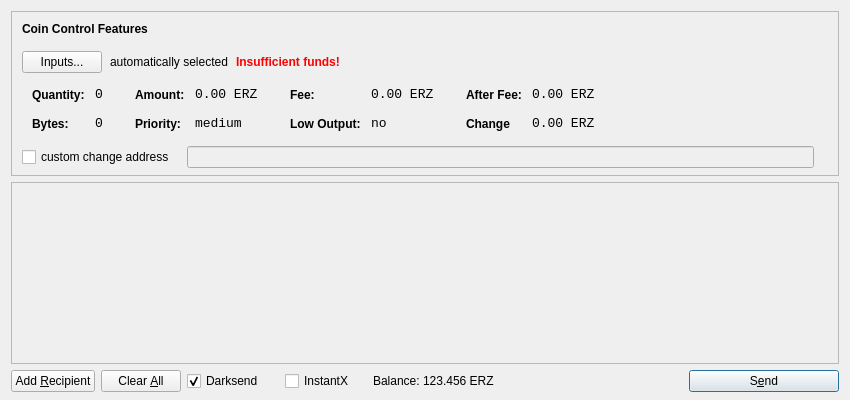
<?xml version="1.0" encoding="UTF-8"?>
<ui version="4.0">
 <class>SendCoinsDialog</class>
 <widget class="QDialog" name="SendCoinsDialog">
  <property name="geometry">
   <rect>
    <x>0</x>
    <y>0</y>
    <width>850</width>
    <height>400</height>
   </rect>
  </property>
  <property name="windowTitle">
   <string>Send Coins</string>
  </property>
  <layout class="QVBoxLayout" name="verticalLayout" stretch="0,1,0">
   <property name="bottomMargin">
    <number>8</number>
   </property>
   <item>
    <widget class="QFrame" name="frameCoinControl">
     <property name="sizePolicy">
      <sizepolicy hsizetype="Expanding" vsizetype="Expanding">
       <horstretch>0</horstretch>
       <verstretch>0</verstretch>
      </sizepolicy>
     </property>
     <property name="maximumSize">
      <size>
       <width>16777215</width>
       <height>16777215</height>
      </size>
     </property>
     <property name="frameShape">
      <enum>QFrame::StyledPanel</enum>
     </property>
     <property name="frameShadow">
      <enum>QFrame::Sunken</enum>
     </property>
     <layout class="QVBoxLayout" name="verticalLayoutCoinControl2">
      <property name="spacing">
       <number>-1</number>
      </property>
      <property name="leftMargin">
       <number>0</number>
      </property>
      <property name="topMargin">
       <number>0</number>
      </property>
      <property name="rightMargin">
       <number>0</number>
      </property>
      <property name="bottomMargin">
       <number>6</number>
      </property>
      <item>
       <layout class="QVBoxLayout" name="verticalLayoutCoinControl" stretch="0,0,0,0,1">
        <property name="spacing">
         <number>0</number>
        </property>
        <property name="leftMargin">
         <number>10</number>
        </property>
        <property name="topMargin">
         <number>10</number>
        </property>
        <item>
         <layout class="QHBoxLayout" name="horizontalLayoutCoinControl1">
          <property name="bottomMargin">
           <number>15</number>
          </property>
          <item>
           <widget class="QLabel" name="labelCoinControlFeatures">
            <property name="sizePolicy">
             <sizepolicy hsizetype="Preferred" vsizetype="Maximum">
              <horstretch>0</horstretch>
              <verstretch>0</verstretch>
             </sizepolicy>
            </property>
            <property name="font">
             <font>
              <weight>75</weight>
              <bold>true</bold>
             </font>
            </property>
            <property name="styleSheet">
             <string notr="true">font-weight:bold;</string>
            </property>
            <property name="text">
             <string>Coin Control Features</string>
            </property>
           </widget>
          </item>
         </layout>
        </item>
        <item>
         <layout class="QHBoxLayout" name="horizontalLayoutCoinControl2" stretch="0,0,0,0">
          <property name="spacing">
           <number>8</number>
          </property>
          <property name="bottomMargin">
           <number>10</number>
          </property>
          <item>
           <widget class="QPushButton" name="pushButtonCoinControl">
            <property name="styleSheet">
             <string notr="true"/>
            </property>
            <property name="text">
             <string>Inputs...</string>
            </property>
           </widget>
          </item>
          <item>
           <widget class="QLabel" name="labelCoinControlAutomaticallySelected">
            <property name="text">
             <string>automatically selected</string>
            </property>
            <property name="margin">
             <number>5</number>
            </property>
           </widget>
          </item>
          <item>
           <widget class="QLabel" name="labelCoinControlInsuffFunds">
            <property name="font">
             <font>
              <weight>75</weight>
              <bold>true</bold>
             </font>
            </property>
            <property name="styleSheet">
             <string notr="true">color:red;font-weight:bold;</string>
            </property>
            <property name="text">
             <string>Insufficient funds!</string>
            </property>
            <property name="margin">
             <number>5</number>
            </property>
           </widget>
          </item>
          <item>
           <spacer name="horizontalSpacerCoinControl">
            <property name="orientation">
             <enum>Qt::Horizontal</enum>
            </property>
            <property name="sizeHint" stdset="0">
             <size>
              <width>40</width>
              <height>1</height>
             </size>
            </property>
           </spacer>
          </item>
         </layout>
        </item>
        <item>
         <widget class="QWidget" name="widgetCoinControl" native="true">
          <property name="sizePolicy">
           <sizepolicy hsizetype="Preferred" vsizetype="Preferred">
            <horstretch>0</horstretch>
            <verstretch>0</verstretch>
           </sizepolicy>
          </property>
          <property name="minimumSize">
           <size>
            <width>0</width>
            <height>0</height>
           </size>
          </property>
          <property name="styleSheet">
           <string notr="true"/>
          </property>
          <layout class="QHBoxLayout" name="horizontalLayoutCoinControl5">
           <property name="margin">
            <number>0</number>
           </property>
           <item>
            <layout class="QHBoxLayout" name="horizontalLayoutCoinControl3" stretch="0,0,0,1">
             <property name="spacing">
              <number>20</number>
             </property>
             <property name="topMargin">
              <number>0</number>
             </property>
             <property name="bottomMargin">
              <number>10</number>
             </property>
             <item>
              <layout class="QFormLayout" name="formLayoutCoinControl1">
               <property name="horizontalSpacing">
                <number>10</number>
               </property>
               <property name="verticalSpacing">
                <number>14</number>
               </property>
               <property name="leftMargin">
                <number>10</number>
               </property>
               <property name="topMargin">
                <number>4</number>
               </property>
               <property name="rightMargin">
                <number>6</number>
               </property>
               <item row="0" column="0">
                <widget class="QLabel" name="labelCoinControlQuantityText">
                 <property name="styleSheet">
                  <string notr="true">font-weight:bold;</string>
                 </property>
                 <property name="text">
                  <string>Quantity:</string>
                 </property>
                 <property name="margin">
                  <number>0</number>
                 </property>
                </widget>
               </item>
               <item row="0" column="1">
                <widget class="QLabel" name="labelCoinControlQuantity">
                 <property name="font">
                  <font>
                   <family>Monospace</family>
                   <pointsize>10</pointsize>
                  </font>
                 </property>
                 <property name="cursor">
                  <cursorShape>IBeamCursor</cursorShape>
                 </property>
                 <property name="contextMenuPolicy">
                  <enum>Qt::ActionsContextMenu</enum>
                 </property>
                 <property name="text">
                  <string>0</string>
                 </property>
                 <property name="margin">
                  <number>0</number>
                 </property>
                 <property name="textInteractionFlags">
                  <set>Qt::LinksAccessibleByMouse|Qt::TextSelectableByKeyboard|Qt::TextSelectableByMouse</set>
                 </property>
                </widget>
               </item>
               <item row="1" column="0">
                <widget class="QLabel" name="labelCoinControlBytesText">
                 <property name="styleSheet">
                  <string notr="true">font-weight:bold;</string>
                 </property>
                 <property name="text">
                  <string>Bytes:</string>
                 </property>
                </widget>
               </item>
               <item row="1" column="1">
                <widget class="QLabel" name="labelCoinControlBytes">
                 <property name="font">
                  <font>
                   <family>Monospace</family>
                   <pointsize>10</pointsize>
                  </font>
                 </property>
                 <property name="cursor">
                  <cursorShape>IBeamCursor</cursorShape>
                 </property>
                 <property name="contextMenuPolicy">
                  <enum>Qt::ActionsContextMenu</enum>
                 </property>
                 <property name="text">
                  <string>0</string>
                 </property>
                 <property name="textInteractionFlags">
                  <set>Qt::LinksAccessibleByMouse|Qt::TextSelectableByKeyboard|Qt::TextSelectableByMouse</set>
                 </property>
                </widget>
               </item>
              </layout>
             </item>
             <item>
              <layout class="QFormLayout" name="formLayoutCoinControl2">
               <property name="horizontalSpacing">
                <number>10</number>
               </property>
               <property name="verticalSpacing">
                <number>14</number>
               </property>
               <property name="leftMargin">
                <number>6</number>
               </property>
               <property name="topMargin">
                <number>4</number>
               </property>
               <property name="rightMargin">
                <number>6</number>
               </property>
               <item row="0" column="0">
                <widget class="QLabel" name="labelCoinControlAmountText">
                 <property name="styleSheet">
                  <string notr="true">font-weight:bold;</string>
                 </property>
                 <property name="text">
                  <string>Amount:</string>
                 </property>
                 <property name="margin">
                  <number>0</number>
                 </property>
                </widget>
               </item>
               <item row="0" column="1">
                <widget class="QLabel" name="labelCoinControlAmount">
                 <property name="font">
                  <font>
                   <family>Monospace</family>
                   <pointsize>10</pointsize>
                  </font>
                 </property>
                 <property name="cursor">
                  <cursorShape>IBeamCursor</cursorShape>
                 </property>
                 <property name="contextMenuPolicy">
                  <enum>Qt::ActionsContextMenu</enum>
                 </property>
                 <property name="text">
                  <string>0.00 ERZ</string>
                 </property>
                 <property name="textInteractionFlags">
                  <set>Qt::LinksAccessibleByMouse|Qt::TextSelectableByKeyboard|Qt::TextSelectableByMouse</set>
                 </property>
                </widget>
               </item>
               <item row="1" column="0">
                <widget class="QLabel" name="labelCoinControlPriorityText">
                 <property name="styleSheet">
                  <string notr="true">font-weight:bold;</string>
                 </property>
                 <property name="text">
                  <string>Priority:</string>
                 </property>
                </widget>
               </item>
               <item row="1" column="1">
                <widget class="QLabel" name="labelCoinControlPriority">
                 <property name="font">
                  <font>
                   <family>Monospace</family>
                   <pointsize>10</pointsize>
                  </font>
                 </property>
                 <property name="cursor">
                  <cursorShape>IBeamCursor</cursorShape>
                 </property>
                 <property name="contextMenuPolicy">
                  <enum>Qt::ActionsContextMenu</enum>
                 </property>
                 <property name="text">
                  <string>medium</string>
                 </property>
                 <property name="textInteractionFlags">
                  <set>Qt::LinksAccessibleByMouse|Qt::TextSelectableByKeyboard|Qt::TextSelectableByMouse</set>
                 </property>
                </widget>
               </item>
              </layout>
             </item>
             <item>
              <layout class="QFormLayout" name="formLayoutCoinControl3">
               <property name="horizontalSpacing">
                <number>10</number>
               </property>
               <property name="verticalSpacing">
                <number>14</number>
               </property>
               <property name="leftMargin">
                <number>6</number>
               </property>
               <property name="topMargin">
                <number>4</number>
               </property>
               <property name="rightMargin">
                <number>6</number>
               </property>
               <item row="0" column="0">
                <widget class="QLabel" name="labelCoinControlFeeText">
                 <property name="styleSheet">
                  <string notr="true">font-weight:bold;</string>
                 </property>
                 <property name="text">
                  <string>Fee:</string>
                 </property>
                 <property name="margin">
                  <number>0</number>
                 </property>
                </widget>
               </item>
               <item row="0" column="1">
                <widget class="QLabel" name="labelCoinControlFee">
                 <property name="font">
                  <font>
                   <family>Monospace</family>
                   <pointsize>10</pointsize>
                  </font>
                 </property>
                 <property name="cursor">
                  <cursorShape>IBeamCursor</cursorShape>
                 </property>
                 <property name="contextMenuPolicy">
                  <enum>Qt::ActionsContextMenu</enum>
                 </property>
                 <property name="text">
                  <string>0.00 ERZ</string>
                 </property>
                 <property name="textInteractionFlags">
                  <set>Qt::LinksAccessibleByMouse|Qt::TextSelectableByKeyboard|Qt::TextSelectableByMouse</set>
                 </property>
                </widget>
               </item>
               <item row="1" column="0">
                <widget class="QLabel" name="labelCoinControlLowOutputText">
                 <property name="styleSheet">
                  <string notr="true">font-weight:bold;</string>
                 </property>
                 <property name="text">
                  <string>Low Output:</string>
                 </property>
                </widget>
               </item>
               <item row="1" column="1">
                <widget class="QLabel" name="labelCoinControlLowOutput">
                 <property name="font">
                  <font>
                   <family>Monospace</family>
                   <pointsize>10</pointsize>
                  </font>
                 </property>
                 <property name="cursor">
                  <cursorShape>IBeamCursor</cursorShape>
                 </property>
                 <property name="contextMenuPolicy">
                  <enum>Qt::ActionsContextMenu</enum>
                 </property>
                 <property name="text">
                  <string>no</string>
                 </property>
                 <property name="textInteractionFlags">
                  <set>Qt::LinksAccessibleByMouse|Qt::TextSelectableByKeyboard|Qt::TextSelectableByMouse</set>
                 </property>
                </widget>
               </item>
              </layout>
             </item>
             <item>
              <layout class="QFormLayout" name="formLayoutCoinControl4">
               <property name="horizontalSpacing">
                <number>10</number>
               </property>
               <property name="verticalSpacing">
                <number>14</number>
               </property>
               <property name="leftMargin">
                <number>6</number>
               </property>
               <property name="topMargin">
                <number>4</number>
               </property>
               <property name="rightMargin">
                <number>6</number>
               </property>
               <item row="0" column="0">
                <widget class="QLabel" name="labelCoinControlAfterFeeText">
                 <property name="styleSheet">
                  <string notr="true">font-weight:bold;</string>
                 </property>
                 <property name="text">
                  <string>After Fee:</string>
                 </property>
                 <property name="margin">
                  <number>0</number>
                 </property>
                </widget>
               </item>
               <item row="0" column="1">
                <widget class="QLabel" name="labelCoinControlAfterFee">
                 <property name="font">
                  <font>
                   <family>Monospace</family>
                   <pointsize>10</pointsize>
                  </font>
                 </property>
                 <property name="cursor">
                  <cursorShape>IBeamCursor</cursorShape>
                 </property>
                 <property name="contextMenuPolicy">
                  <enum>Qt::ActionsContextMenu</enum>
                 </property>
                 <property name="text">
                  <string>0.00 ERZ</string>
                 </property>
                 <property name="textInteractionFlags">
                  <set>Qt::LinksAccessibleByMouse|Qt::TextSelectableByKeyboard|Qt::TextSelectableByMouse</set>
                 </property>
                </widget>
               </item>
               <item row="1" column="0">
                <widget class="QLabel" name="labelCoinControlChangeText">
                 <property name="styleSheet">
                  <string notr="true">font-weight:bold;</string>
                 </property>
                 <property name="text">
                  <string>Change</string>
                 </property>
                </widget>
               </item>
               <item row="1" column="1">
                <widget class="QLabel" name="labelCoinControlChange">
                 <property name="font">
                  <font>
                   <family>Monospace</family>
                   <pointsize>10</pointsize>
                  </font>
                 </property>
                 <property name="cursor">
                  <cursorShape>IBeamCursor</cursorShape>
                 </property>
                 <property name="contextMenuPolicy">
                  <enum>Qt::ActionsContextMenu</enum>
                 </property>
                 <property name="text">
                  <string>0.00 ERZ</string>
                 </property>
                 <property name="textInteractionFlags">
                  <set>Qt::LinksAccessibleByMouse|Qt::TextSelectableByKeyboard|Qt::TextSelectableByMouse</set>
                 </property>
                </widget>
               </item>
              </layout>
             </item>
            </layout>
           </item>
          </layout>
         </widget>
        </item>
        <item>
         <layout class="QHBoxLayout" name="horizontalLayoutCoinControl4" stretch="0,0,0">
          <property name="spacing">
           <number>12</number>
          </property>
          <property name="sizeConstraint">
           <enum>QLayout::SetDefaultConstraint</enum>
          </property>
          <property name="topMargin">
           <number>5</number>
          </property>
          <property name="rightMargin">
           <number>5</number>
          </property>
          <item>
           <widget class="QCheckBox" name="checkBoxCoinControlChange">
            <property name="text">
             <string>custom change address</string>
            </property>
           </widget>
          </item>
          <item>
           <widget class="QLineEdit" name="lineEditCoinControlChange">
            <property name="enabled">
             <bool>false</bool>
            </property>
            <property name="sizePolicy">
             <sizepolicy hsizetype="Expanding" vsizetype="Fixed">
              <horstretch>0</horstretch>
              <verstretch>0</verstretch>
             </sizepolicy>
            </property>
           </widget>
          </item>
          <item>
           <widget class="QLabel" name="labelCoinControlChangeLabel">
            <property name="sizePolicy">
             <sizepolicy hsizetype="Preferred" vsizetype="Expanding">
              <horstretch>0</horstretch>
              <verstretch>0</verstretch>
             </sizepolicy>
            </property>
            <property name="minimumSize">
             <size>
              <width>0</width>
              <height>0</height>
             </size>
            </property>
            <property name="text">
             <string/>
            </property>
            <property name="margin">
             <number>3</number>
            </property>
           </widget>
          </item>
         </layout>
        </item>
        <item>
         <spacer name="verticalSpacerCoinControl">
          <property name="orientation">
           <enum>Qt::Vertical</enum>
          </property>
          <property name="sizeHint" stdset="0">
           <size>
            <width>800</width>
            <height>1</height>
           </size>
          </property>
         </spacer>
        </item>
       </layout>
      </item>
     </layout>
    </widget>
   </item>
   <item>
    <widget class="QScrollArea" name="scrollArea">
     <property name="widgetResizable">
      <bool>true</bool>
     </property>
     <widget class="QWidget" name="scrollAreaWidgetContents">
      <property name="geometry">
       <rect>
        <x>0</x>
        <y>0</y>
        <width>830</width>
        <height>165</height>
       </rect>
      </property>
      <layout class="QVBoxLayout" name="verticalLayout_2">
       <property name="margin">
        <number>0</number>
       </property>
       <item>
        <layout class="QVBoxLayout" name="entries">
         <property name="spacing">
          <number>6</number>
         </property>
        </layout>
       </item>
       <item>
        <spacer name="verticalSpacer">
         <property name="orientation">
          <enum>Qt::Vertical</enum>
         </property>
         <property name="sizeHint" stdset="0">
          <size>
           <width>20</width>
           <height>40</height>
          </size>
         </property>
        </spacer>
       </item>
      </layout>
     </widget>
    </widget>
   </item>
   <item>
    <layout class="QHBoxLayout" name="horizontalLayout">
     <item>
      <widget class="QPushButton" name="addButton">
       <property name="toolTip">
        <string>Send to multiple recipients at once</string>
       </property>
       <property name="text">
        <string>Add &amp;Recipient</string>
       </property>
       <property name="autoDefault">
        <bool>false</bool>
       </property>
      </widget>
     </item>
     <item>
      <widget class="QPushButton" name="clearButton">
       <property name="sizePolicy">
        <sizepolicy hsizetype="Minimum" vsizetype="Fixed">
         <horstretch>0</horstretch>
         <verstretch>0</verstretch>
        </sizepolicy>
       </property>
       <property name="toolTip">
        <string>Remove all transaction fields</string>
       </property>
       <property name="text">
        <string>Clear &amp;All</string>
       </property>
       <property name="autoRepeatDelay">
        <number>300</number>
       </property>
       <property name="autoDefault">
        <bool>false</bool>
       </property>
      </widget>
     </item>
     <item>
      <layout class="QHBoxLayout" name="horizontalLayout_2">
       <property name="spacing">
        <number>3</number>
       </property>
        <item>
        <widget class="QCheckBox" name="checkUseDarksend">
         <property name="minimumSize">
          <size>
           <width>95</width>
           <height>0</height>
          </size>
         </property>
         <property name="text">
          <string>Darksend</string>
         </property>
         <property name="checked">
          <bool>true</bool>
         </property>
        </widget>
       </item>
       <item>
        <widget class="QCheckBox" name="checkInstantX">
         <property name="enabled">
          <bool>true</bool>
         </property>
         <property name="minimumSize">
          <size>
           <width>85</width>
           <height>0</height>
          </size>
         </property>
         <property name="text">
          <string>InstantX</string>
         </property>
        </widget>
       </item>
       <item>
        <widget class="QLabel" name="label">
         <property name="sizePolicy">
          <sizepolicy hsizetype="Preferred" vsizetype="Fixed">
           <horstretch>0</horstretch>
           <verstretch>0</verstretch>
          </sizepolicy>
         </property>
         <property name="text">
          <string>Balance:</string>
         </property>
        </widget>
       </item>
       <item>
        <widget class="QLabel" name="labelBalance">
         <property name="sizePolicy">
          <sizepolicy hsizetype="Preferred" vsizetype="Fixed">
           <horstretch>0</horstretch>
           <verstretch>0</verstretch>
          </sizepolicy>
         </property>
         <property name="cursor">
          <cursorShape>IBeamCursor</cursorShape>
         </property>
         <property name="text">
          <string>123.456 ERZ</string>
         </property>
         <property name="textInteractionFlags">
          <set>Qt::LinksAccessibleByMouse|Qt::TextSelectableByKeyboard|Qt::TextSelectableByMouse</set>
         </property>
        </widget>
       </item>
      </layout>
     </item>
     <item>
      <spacer name="horizontalSpacer">
       <property name="orientation">
        <enum>Qt::Horizontal</enum>
       </property>
       <property name="sizeHint" stdset="0">
        <size>
         <width>40</width>
         <height>20</height>
        </size>
       </property>
      </spacer>
     </item>
     <item>
      <widget class="QPushButton" name="sendButton">
       <property name="minimumSize">
        <size>
         <width>150</width>
         <height>0</height>
        </size>
       </property>
       <property name="toolTip">
        <string>Confirm the send action</string>
       </property>
       <property name="text">
        <string>S&amp;end</string>
       </property>
       <property name="icon">
        <iconset resource="../bitcoin.qrc">
         <normaloff>:/icons/send</normaloff>:/icons/send</iconset>
       </property>
       <property name="default">
        <bool>true</bool>
       </property>
      </widget>
     </item>
    </layout>
   </item>
  </layout>
 </widget>
 <resources>
  <include location="../bitcoin.qrc"/>
 </resources>
 <connections/>
</ui>
